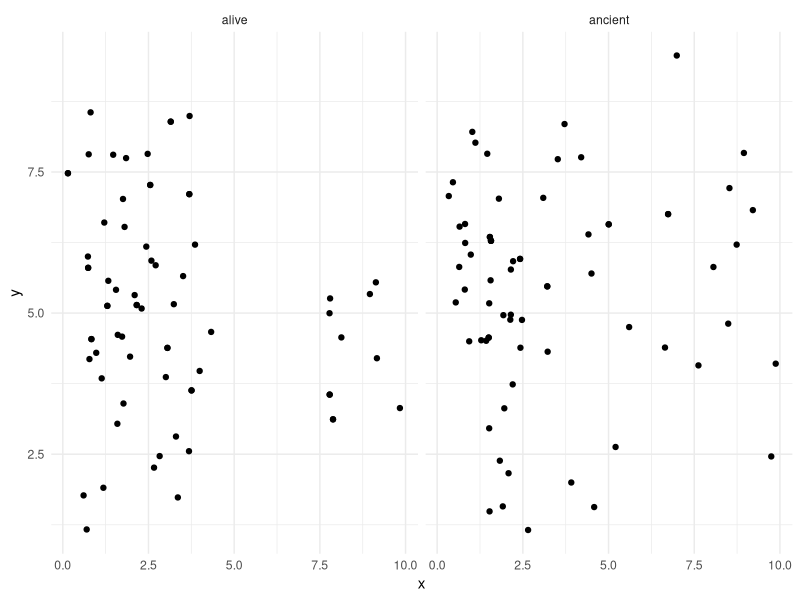
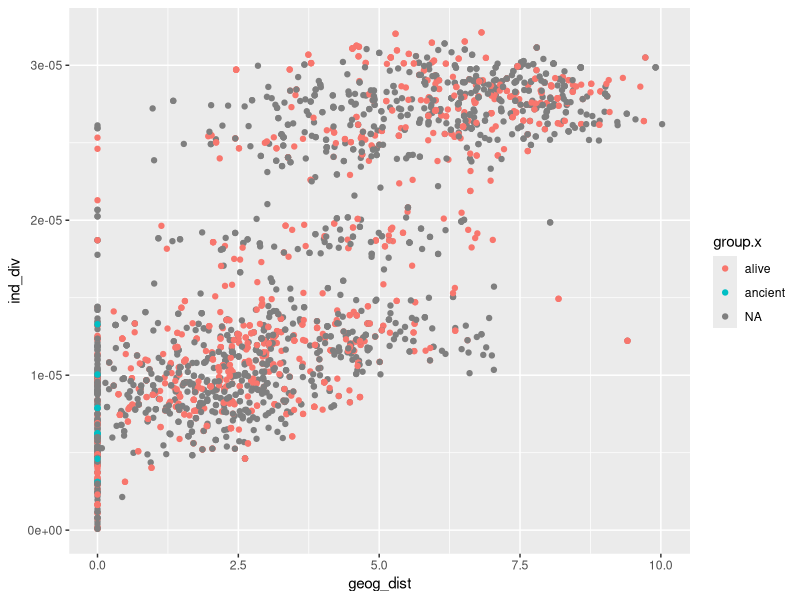

R code for these plots, in order:
#######
#plotsims
#plotting simulation output
#tristan dennis 08.03.21 tristanpwdennis@gmail.com
######

library(tidyverse)

setwd('OneDrive - University of Glasgow/MOVE/manuscripts/move_review_2021/move_r/')

ibddata <- read.csv('metadata/isolation_by_distance.txt')
metadata <- read.delim('metadata/spatial_sim_individuals.txt')

#label group data based on generations ago born
metadata <- metadata %>% mutate(group = case_when(birth_time_ago < 10 ~ "alive",
                                                  birth_time_ago > 20 ~ "ancient"))
#remove nonsensical infinity values
ibddata <- ibddata %>% filter(geog_dist != 'Inf') 

#add metadata to each individual in the divergence data
ibddata <- left_join(ibddata, metadata, by = c('ind1' = 'vcf_label')) %>%  #join metadata to tskit data for ind1
  left_join(., metadata, by = c('ind2' = 'vcf_label')) 



#plot geography
metadata %>% ggplot(aes(x=x,y=y)) +
  geom_point()+
  facet_wrap(~group) +
  theme_minimal()

ibddata %>% ggplot(aes(x=geog_dist, y=ind_div, colour=group.x))+
  geom_point()
  

